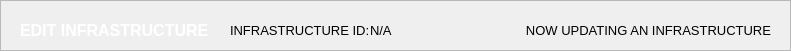
  <widget class="QFrame" name="basePopUpTitleFrame">
   <property name="geometry">
    <rect>
     <x>-1</x>
     <y>-10</y>
     <width>791</width>
     <height>51</height>
    </rect>
   </property>
   <property name="styleSheet">
    <string notr="true">#basePopUpTitleFrame {
	background-color: #141c52;
}</string>
   </property>
   <property name="frameShape">
    <enum>QFrame::Shape::StyledPanel</enum>
   </property>
   <property name="frameShadow">
    <enum>QFrame::Shadow::Raised</enum>
   </property>
   <widget class="QLabel" name="label_titleFilterOptions">
    <property name="geometry">
     <rect>
      <x>20</x>
      <y>10</y>
      <width>211</width>
      <height>41</height>
     </rect>
    </property>
    <property name="font">
     <font>
      <family>Arial</family>
      <pointsize>12</pointsize>
      <bold>true</bold>
     </font>
    </property>
    <property name="styleSheet">
     <string notr="true">#label_titleFilterOptions {
	background-color: transparent;
	color: #FFFFFF;
}
</string>
    </property>
    <property name="text">
     <string>EDIT INFRASTRUCTURE</string>
    </property>
    <property name="alignment">
     <set>Qt::AlignmentFlag::AlignLeading|Qt::AlignmentFlag::AlignLeft|Qt::AlignmentFlag::AlignVCenter</set>
    </property>
   </widget>
   <widget class="QLabel" name="filteroptions_label">
    <property name="geometry">
     <rect>
      <x>420</x>
      <y>10</y>
      <width>351</width>
      <height>41</height>
     </rect>
    </property>
    <property name="font">
     <font>
      <family>Arial</family>
      <pointsize>10</pointsize>
      <bold>false</bold>
     </font>
    </property>
    <property name="styleSheet">
     <string notr="true">#filteroptions_label {
	background-color: transparent;
	color: #white;
}
</string>
    </property>
    <property name="text">
     <string>NOW UPDATING AN INFRASTRUCTURE</string>
    </property>
    <property name="alignment">
     <set>Qt::AlignmentFlag::AlignRight|Qt::AlignmentFlag::AlignTrailing|Qt::AlignmentFlag::AlignVCenter</set>
    </property>
   </widget>
   <widget class="QLabel" name="display_what_ID">
    <property name="geometry">
     <rect>
      <x>370</x>
      <y>10</y>
      <width>151</width>
      <height>41</height>
     </rect>
    </property>
    <property name="font">
     <font>
      <family>Arial</family>
      <pointsize>10</pointsize>
      <bold>false</bold>
     </font>
    </property>
    <property name="styleSheet">
     <string notr="true">#display_what_ID {
	background-color: transparent;
	color: #white;
}
</string>
    </property>
    <property name="text">
     <string>N/A</string>
    </property>
    <property name="alignment">
     <set>Qt::AlignmentFlag::AlignLeading|Qt::AlignmentFlag::AlignLeft|Qt::AlignmentFlag::AlignVCenter</set>
    </property>
   </widget>
   <widget class="QLabel" name="label_what_ID">
    <property name="geometry">
     <rect>
      <x>230</x>
      <y>10</y>
      <width>141</width>
      <height>41</height>
     </rect>
    </property>
    <property name="font">
     <font>
      <family>Arial</family>
      <pointsize>10</pointsize>
      <bold>false</bold>
     </font>
    </property>
    <property name="styleSheet">
     <string notr="true">#label_what_ID {
	background-color: transparent;
	color: #white;
}
</string>
    </property>
    <property name="text">
     <string>INFRASTRUCTURE ID:</string>
    </property>
    <property name="alignment">
     <set>Qt::AlignmentFlag::AlignLeading|Qt::AlignmentFlag::AlignLeft|Qt::AlignmentFlag::AlignVCenter</set>
    </property>
   </widget>
  </widget>
